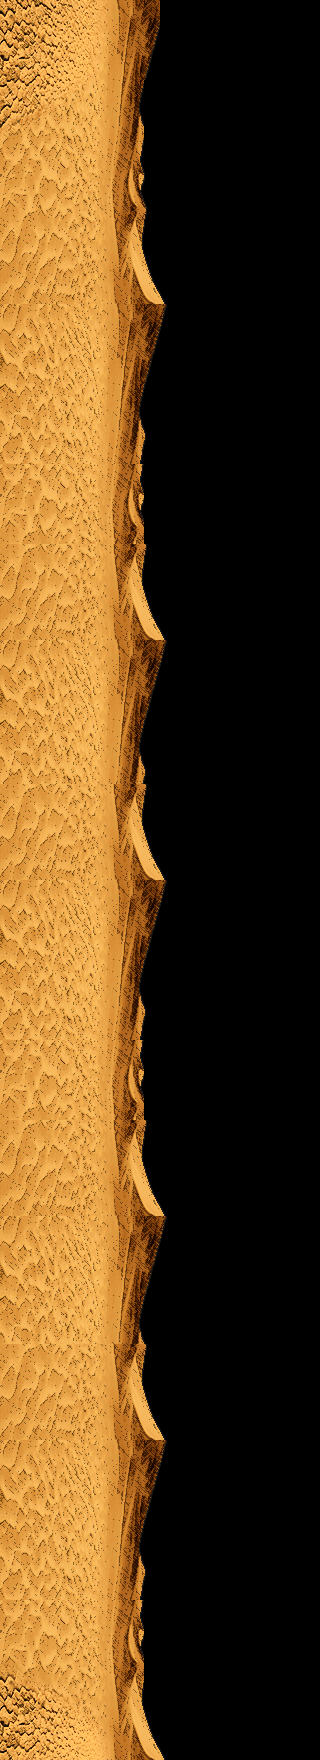

This is a level from a 2D game, rendered from its Tiled map with the project's own tilesets. A one-line summary and the map file follow, with tile-layer data summarised:
An orthogonal 20x110 tile map with 16x16 px tiles, 1 tile layer (Tile Layer 1).

<map version="1.0" orientation="orthogonal" width="20" height="110" tilewidth="16" tileheight="16">
 <tileset firstgid="1" name="tiles_02" tilewidth="16" tileheight="16">
  <image source="../images/tiles_02.png" width="320" height="512" />
 </tileset>
 <layer name="Tile Layer 1" width="20" height="110">
  <data>[2200 cells, 2200 non-empty, 394 distinct tile ids]</data>
 </layer>
</map>